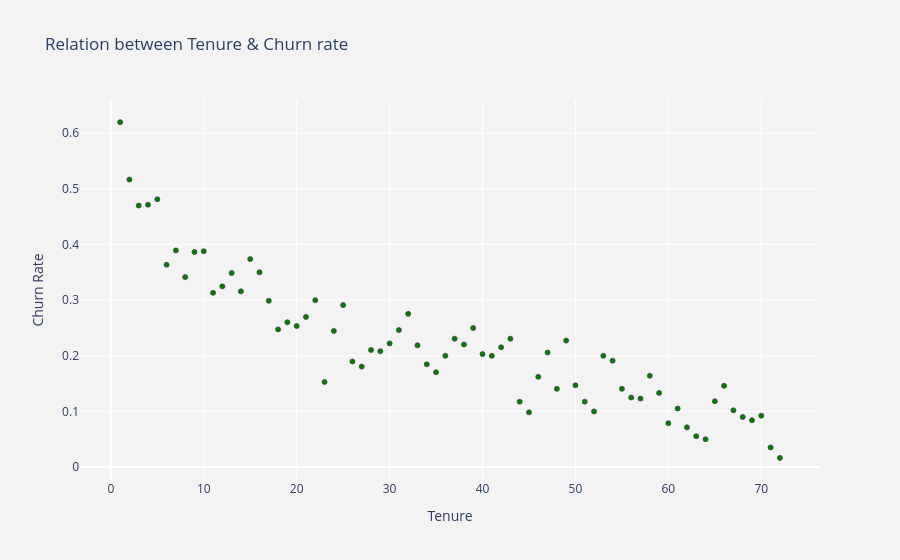

The notebook cell saved with this chart:
### Markdown cell above
**Contract length is the single biggest split in the data:** month-to-month customers churn at 42.7%, one-year contracts drop to 11.3%, and two-year contracts fall to just 2.8%. This holds up as the #1 predictor in the model later on too.

### Code cell
# Relationship between tenure and churn rate
plot_by_tenure = df.groupby('tenure').Churn.mean().reset_index()
plot_data = [go.Scatter(x=plot_by_tenure['tenure'], y=plot_by_tenure['Churn'], mode='markers', name='Low',
                         marker=dict(size=5, line=dict(width=0.8), color='green'))]
plot_layout = go.Layout(yaxis={'title': "Churn Rate"}, xaxis={'title': "Tenure"}, title='Relation between Tenure & Churn rate',
                         plot_bgcolor="rgb(243,243,243)", paper_bgcolor="rgb(243,243,243)")
fig = go.Figure(data=plot_data, layout=plot_layout)
po.iplot(fig)

### Figure 1 — Plotly figure (JSON) as saved in the notebook; plotly's stock layout.template omitted (floating-point values rounded to 4 significant figures)
{"data": [{"marker": {"color": "green", "line": {"width": 0.8}, "size": 5}, "mode": "markers", "name": "Low", "type": "scatter", "x": [1, 2, 3, 4, 5, 6, 7, 8, 9, 10, 11, 12, 13, 14, 15, 16, 17, 18, 19, 20, 21, 22, 23, 24, 25, 26, 27, 28, 29, 30, 31, 32, 33, 34, 35, 36, 37, 38, 39, 40, 41, 42, 43, 44, 45, 46, 47, 48, 49, 50, 51, 52, 53, 54, 55, 56, 57, 58, 59, 60, 61, 62, 63, 64, 65, 66, 67, 68, 69, 70, 71, 72], "y": [0.6199, 0.5168, 0.47, 0.4716, 0.4812, 0.3636, 0.3893, 0.3415, 0.3866, 0.3879, 0.3131, 0.3248, 0.3486, 0.3158, 0.3737, 0.35, 0.2989, 0.2474, 0.2603, 0.2535, 0.2698, 0.3, 0.1529, 0.2447, 0.2911, 0.1899, 0.1806, 0.2105, 0.2083, 0.2222, 0.2462, 0.2754, 0.2188, 0.1846, 0.1705, 0.2, 0.2308, 0.2203, 0.25, 0.2031, 0.2, 0.2154, 0.2308, 0.1176, 0.09836, 0.1622, 0.2059, 0.1406, 0.2273, 0.1471, 0.1176, 0.1, 0.2, 0.1912, 0.1406, 0.125, 0.1231, 0.1642, 0.1333, 0.07895, 0.1053, 0.07143, 0.05556, 0.05, 0.1184, 0.1461, 0.102, 0.09, 0.08421, 0.09244, 0.03529, 0.01657]}], "layout": {"paper_bgcolor": "rgb(243,243,243)", "plot_bgcolor": "rgb(243,243,243)", "title": {"text": "Relation between Tenure & Churn rate"}, "xaxis": {"title": {"text": "Tenure"}}, "yaxis": {"title": {"text": "Churn Rate"}}}}
